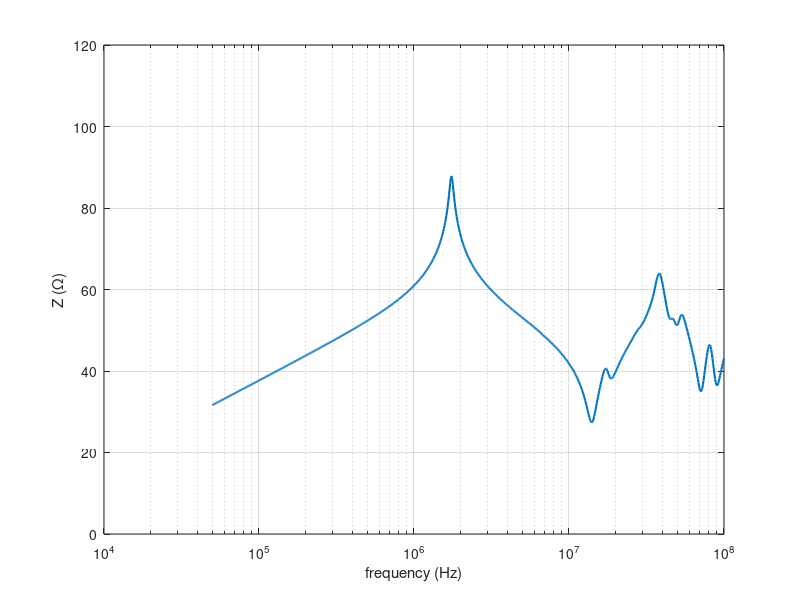

Source code (MATLAB):
%% Z analyzer to Plot
clc;clear;close all;


%% Read CSV file
temp = xlsread('Z_L_10kHz_50MHz_Litz_2.csv');
freq = temp(:,1);
Z = temp(:,2);
phase = temp(:,3);


semilogx(freq,mag2db(Z),'linewidth',1.5); grid on;
xlabel('frequency (Hz)'); ylabel('Z (\Omega)');
width = 16; height = 10;
set(gcf,'units','centimeters','position',[1,1,width,height])
ylim([0,120])

L = 121e-6; %at zero current
f_res = 1.74663e6;

% L = 7.0935e-4;
% f_res = 585e3; ==> 68.6pF NICE!
C = (1/(f_res*2*pi))^2/L;